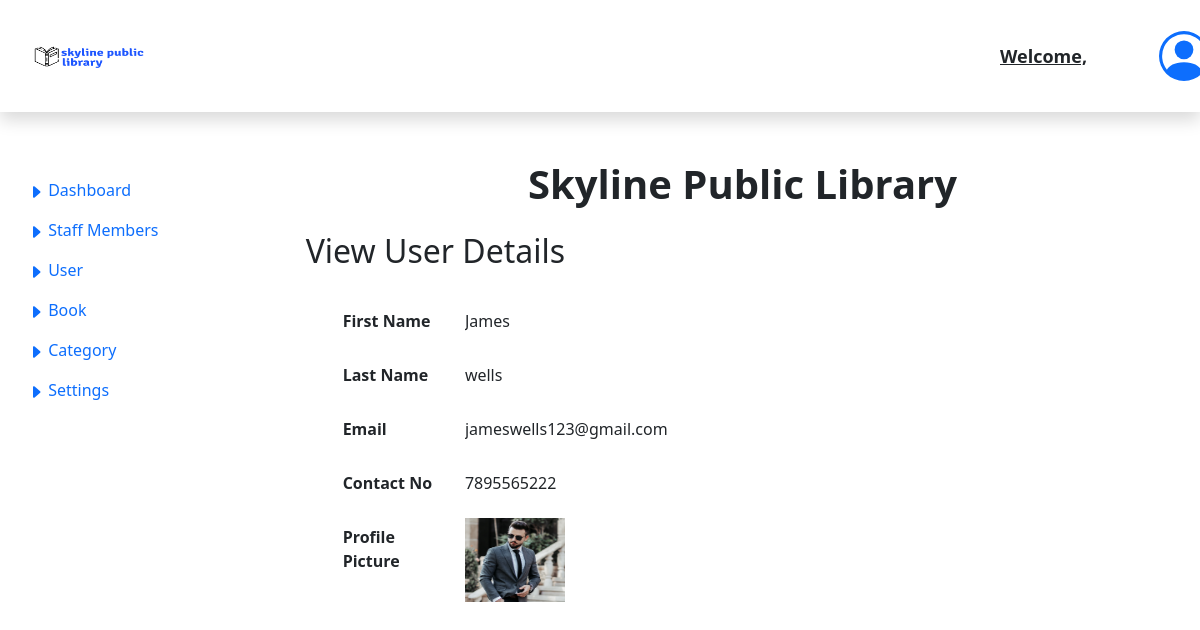
Screenshot of /admin/view_full_userRequest_profile.php?profile_id=87 with the database file from the repository.
### tables this page shows
CREATE TABLE `users` (
  `user_id` int(11) NOT NULL,
  `first_name` varchar(25) NOT NULL,
  `last_name` varchar(25) NOT NULL,
  `email_id` varchar(255) NOT NULL,
  `password` varchar(255) NOT NULL,
  `user_status` tinyint(1) NOT NULL,
  `contact_number` varchar(10) NOT NULL,
  `address` varchar(255) NOT NULL,
  `payment_status` tinyint(1) NOT NULL,
  `registration_date` date NOT NULL,
  `pet_name` varchar(25) NOT NULL,
  `mother_name` varchar(25) NOT NULL,
  `birth_place` varchar(25) NOT NULL,
  `fine` float NOT NULL,
  `user_unique_id` varchar(25) NOT NULL,
  `image` varchar(255) NOT NULL,
  `residence_proof` varchar(255) NOT NULL,
  `user_role` int(11) NOT NULL,
  `account_status` int(11) DEFAULT NULL
);

### admin/view_full_userRequest_profile.php (the view, shortened to what this page needs)
<?php
        $id = $_GET['profile_id'];
    ?>
<!DOCTYPE html>
<html lang="en">
<head>
</head>
<body>
      <div class="row">
         <div class="col-2">
            <?php include 'admin_header_sidebar.php';?>
         </div>
         <div class="col-10 justify-content-center">
         <div class=" main_content">
            <div class="dashboard">
               <h1><b>Skyline Public Library<b></h1>
            </div>
            <div class="row">
                <div class="col-2"></div>
                <div class="col-6"><div class="h2">View User Details</div></div>
            </div>
        <?php
            $full_user_request_details = mysqli_query($mysqli,"SELECT * FROM `users` WHERE user_id = $id");
            while($row = mysqli_fetch_array($full_user_request_details)){
        ?>
    <div class="row m-4 table-responsive">
    <div class="col-2"></div>
     <div class="col-10">
        <form action="" class="" method="post">
            <div class="mb-3 row">
                <label for="fname" class="col-sm-2 col-form-label">First Name</label>
                <div class="col-sm-10">
                    <input type="text" readonly class="form-control-plaintext" id="fname" name="fname" value="<?php echo $row['first_name']; ?>">
                </div>
            </div>
            <div class="mb-3 row">
                <label for="lname" class="col-sm-2 col-form-label">Last Name</label>
                <div class="col-sm-10">
                    <input type="text" readonly class="form-control-plaintext" id="lname" name = "lname" value="<?php echo $row['last_name']; ?>">
                </div>
            </div>
            <div class="mb-3 row">
                <label for="email" class="col-sm-2 col-form-label">Email</label>
                <div class="col-sm-10">
                    <input type="text" readonly class="form-control-plaintext" id="email" name = "email" value="<?php echo $row['email_id']; ?>">
                </div>
            </div>
            <div class="mb-3 row">
                <label for="contactNo" class="col-sm-2 col-form-label">Contact No</label>
                <div class="col-sm-10">
                    <input type="text" readonly class="form-control-plaintext" id="phone" name = "phone" value="<?php echo $row['contact_number']; ?>">
                </div>
            </div>
            <div class="mb-3 row">
                <label for="profilePicture" class="col-sm-2 col-form-label">Profile Picture</label>
                <div class="col-sm-10">
                    <img style='height:100px; width: 100px;' src="../images/<?php echo $row['image']; ?>">
                </div>
            </div>
        </form>
            </div>
    </div>
    <?php
      }
    ?>
</div>
    </div>
</body>
</html>

### rows the page displays
users: fname "James", lname "wells", email "jameswells123@gmail.com", phone "7895565222", image (picture)
